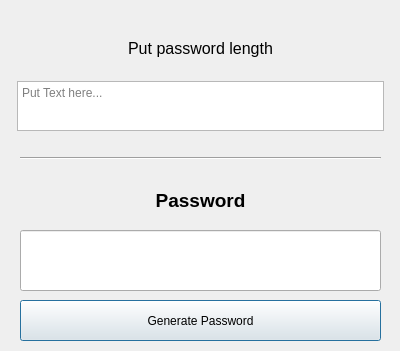
<?xml version="1.0" encoding="UTF-8"?>
<ui version="4.0">
 <class>Form</class>
 <widget class="QDialog" name="Form">
  <property name="geometry">
   <rect>
    <x>0</x>
    <y>0</y>
    <width>400</width>
    <height>351</height>
   </rect>
  </property>
  <property name="maximumSize">
   <size>
    <width>400</width>
    <height>16777215</height>
   </size>
  </property>
  <property name="windowTitle">
   <string>Password Generator</string>
  </property>
  <property name="windowIcon">
   <iconset>
    <normaloff>../../../../Pictures/dino.png</normaloff>../../../../Pictures/dino.png</iconset>
  </property>
  <property name="layoutDirection">
   <enum>Qt::LeftToRight</enum>
  </property>
  <property name="modal">
   <bool>false</bool>
  </property>
  <widget class="QWidget" name="verticalLayoutWidget">
   <property name="geometry">
    <rect>
     <x>10</x>
     <y>20</y>
     <width>381</width>
     <height>118</height>
    </rect>
   </property>
   <layout class="QVBoxLayout" name="verticalLayout" stretch="0,1">
    <property name="spacing">
     <number>12</number>
    </property>
    <property name="leftMargin">
     <number>7</number>
    </property>
    <property name="topMargin">
     <number>7</number>
    </property>
    <property name="rightMargin">
     <number>7</number>
    </property>
    <property name="bottomMargin">
     <number>7</number>
    </property>
    <item>
     <widget class="QLabel" name="passLengthLabel">
      <property name="font">
       <font>
        <pointsize>12</pointsize>
        <weight>50</weight>
        <italic>false</italic>
        <bold>false</bold>
       </font>
      </property>
      <property name="text">
       <string>Put password length</string>
      </property>
      <property name="alignment">
       <set>Qt::AlignCenter</set>
      </property>
     </widget>
    </item>
    <item>
     <widget class="QTextEdit" name="passLength">
      <property name="maximumSize">
       <size>
        <width>1670</width>
        <height>50</height>
       </size>
      </property>
      <property name="placeholderText">
       <string>Put Text here...</string>
      </property>
     </widget>
    </item>
   </layout>
  </widget>
  <widget class="QPushButton" name="pushButton">
   <property name="geometry">
    <rect>
     <x>20</x>
     <y>300</y>
     <width>361</width>
     <height>41</height>
    </rect>
   </property>
   <property name="text">
    <string>Generate Password</string>
   </property>
  </widget>
  <widget class="Line" name="line">
   <property name="geometry">
    <rect>
     <x>20</x>
     <y>150</y>
     <width>361</width>
     <height>16</height>
    </rect>
   </property>
   <property name="orientation">
    <enum>Qt::Horizontal</enum>
   </property>
  </widget>
  <widget class="QLabel" name="passwordLabel">
   <property name="geometry">
    <rect>
     <x>20</x>
     <y>180</y>
     <width>361</width>
     <height>41</height>
    </rect>
   </property>
   <property name="font">
    <font>
     <pointsize>14</pointsize>
     <weight>75</weight>
     <bold>true</bold>
    </font>
   </property>
   <property name="text">
    <string>Password</string>
   </property>
   <property name="alignment">
    <set>Qt::AlignCenter</set>
   </property>
   <property name="wordWrap">
    <bool>true</bool>
   </property>
  </widget>
  <widget class="QLineEdit" name="password">
   <property name="geometry">
    <rect>
     <x>20</x>
     <y>230</y>
     <width>361</width>
     <height>61</height>
    </rect>
   </property>
   <property name="font">
    <font>
     <pointsize>20</pointsize>
     <weight>75</weight>
     <bold>true</bold>
    </font>
   </property>
   <property name="alignment">
    <set>Qt::AlignCenter</set>
   </property>
   <property name="readOnly">
    <bool>true</bool>
   </property>
  </widget>
 </widget>
 <resources/>
 <connections>
  <connection>
   <sender>pushButton</sender>
   <signal>clicked()</signal>
   <receiver>passwordLabel</receiver>
   <slot>update()</slot>
   <hints>
    <hint type="sourcelabel">
     <x>190</x>
     <y>260</y>
    </hint>
    <hint type="destinationlabel">
     <x>200</x>
     <y>200</y>
    </hint>
   </hints>
  </connection>
 </connections>
</ui>
